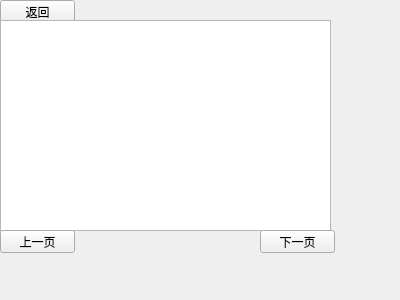
<?xml version="1.0" encoding="UTF-8"?>
<ui version="4.0">
 <class>device_show</class>
 <widget class="QWidget" name="device_show">
  <property name="geometry">
   <rect>
    <x>0</x>
    <y>0</y>
    <width>400</width>
    <height>300</height>
   </rect>
  </property>
  <property name="windowTitle">
   <string>Form</string>
  </property>
  <widget class="QPushButton" name="pushButton">
   <property name="geometry">
    <rect>
     <x>0</x>
     <y>0</y>
     <width>75</width>
     <height>23</height>
    </rect>
   </property>
   <property name="text">
    <string>返回</string>
   </property>
  </widget>
  <widget class="QTableWidget" name="tableWidget">
   <property name="geometry">
    <rect>
     <x>0</x>
     <y>20</y>
     <width>331</width>
     <height>211</height>
    </rect>
   </property>
  </widget>
  <widget class="QPushButton" name="pushButton_2">
   <property name="geometry">
    <rect>
     <x>0</x>
     <y>230</y>
     <width>75</width>
     <height>23</height>
    </rect>
   </property>
   <property name="text">
    <string>上一页</string>
   </property>
  </widget>
  <widget class="QPushButton" name="pushButton_3">
   <property name="geometry">
    <rect>
     <x>260</x>
     <y>230</y>
     <width>75</width>
     <height>23</height>
    </rect>
   </property>
   <property name="text">
    <string>下一页</string>
   </property>
  </widget>
 </widget>
 <resources/>
 <connections/>
</ui>
